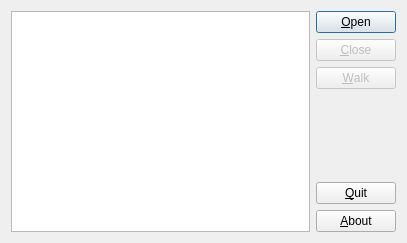
<?xml version="1.0" encoding="UTF-8"?>
<ui version="4.0">
 <class>MainDialog</class>
 <widget class="QDialog" name="MainDialog">
  <property name="geometry">
   <rect>
    <x>0</x>
    <y>0</y>
    <width>407</width>
    <height>243</height>
   </rect>
  </property>
  <property name="windowTitle">
   <string>QPDFWalker</string>
  </property>
  <property name="windowIcon">
   <iconset resource="resources.qrc">
    <normaloff>:/icons/app_icon</normaloff>:/icons/app_icon</iconset>
  </property>
  <layout class="QHBoxLayout" name="horizontalLayout_2">
   <item>
    <layout class="QHBoxLayout" name="horizontalLayout">
     <item>
      <widget class="QListWidget" name="uiFilesList"/>
     </item>
     <item>
      <layout class="QVBoxLayout" name="verticalLayout">
       <item>
        <widget class="QPushButton" name="uiOpenFile">
         <property name="text">
          <string>&amp;Open</string>
         </property>
        </widget>
       </item>
       <item>
        <widget class="QPushButton" name="uiCloseFile">
         <property name="enabled">
          <bool>false</bool>
         </property>
         <property name="text">
          <string>&amp;Close</string>
         </property>
        </widget>
       </item>
       <item>
        <widget class="QPushButton" name="uiWalk">
         <property name="enabled">
          <bool>false</bool>
         </property>
         <property name="text">
          <string>&amp;Walk</string>
         </property>
        </widget>
       </item>
       <item>
        <spacer name="verticalSpacer">
         <property name="orientation">
          <enum>Qt::Vertical</enum>
         </property>
         <property name="sizeHint" stdset="0">
          <size>
           <width>20</width>
           <height>40</height>
          </size>
         </property>
        </spacer>
       </item>
       <item>
        <widget class="QPushButton" name="uiQuit">
         <property name="text">
          <string>&amp;Quit</string>
         </property>
        </widget>
       </item>
       <item>
        <widget class="QPushButton" name="uiAbout">
         <property name="text">
          <string>&amp;About</string>
         </property>
        </widget>
       </item>
      </layout>
     </item>
    </layout>
   </item>
  </layout>
 </widget>
 <layoutdefault spacing="6" margin="11"/>
 <resources>
  <include location="resources.qrc"/>
 </resources>
 <connections/>
</ui>
